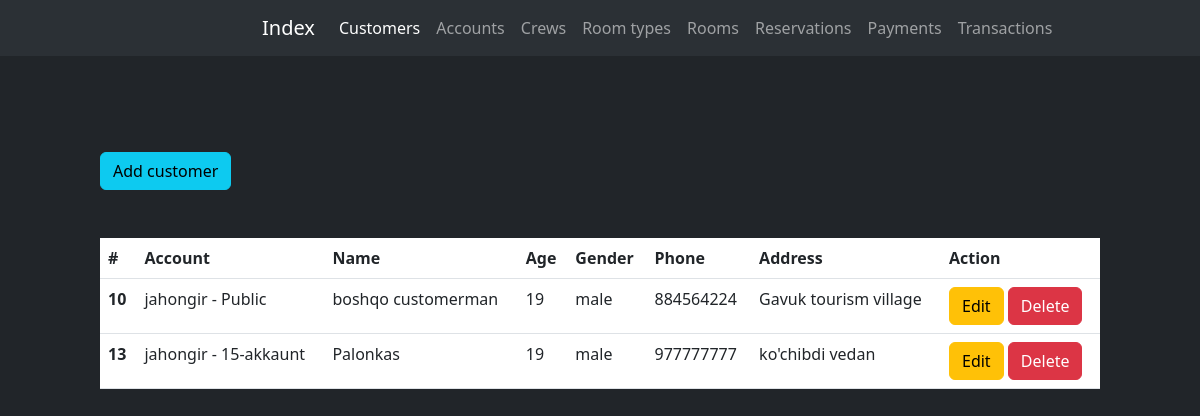
The app's page /customers/ with its own data.
### reservation/models.py (models this page shows, shortened)
class Customers(models.Model):
    MALE = 'male'
    FEMALE = 'female'
    OTHER = 'other'
    GENDER = (
        (MALE, 'Male'),
        (FEMALE, 'Female'),
        (OTHER, 'Other')
    )
    account = models.OneToOneField(Accounts, on_delete=models.CASCADE, verbose_name="Account", related_name="account")
    name = models.CharField(max_length=255, verbose_name="Customer name")
    age = models.PositiveIntegerField(verbose_name="Customer age")
    gender = models.CharField(max_length=10, verbose_name="Customer gender", choices=GENDER, default=OTHER)
    contact_number = models.CharField(max_length=100, verbose_name="Customer phone number")
    address = models.TextField(verbose_name="Customer address")
    class Meta:
        verbose_name_plural = "Customers"

class Accounts(models.Model):
    type = models.CharField(max_length=255, verbose_name="Account type")
    username = models.CharField(max_length=255, verbose_name="Username")
    password = models.CharField(max_length=50, verbose_name="Password")
    def __str__(self):
        return f'{self.username} - {self.type}'
    class Meta:
        verbose_name_plural = "Accounts"

### reservation/views.py (the view)
# urls.py: path('customers/', customers, name='customers'),
def customers(request):
    customers = Customers.objects.all()
    return render(request=request, template_name='reservation/customers.html', context={"customers": customers})

### templates/reservation/customers.html (shortened to what this page needs)
{% extends 'navbar.html' %}
{% load crispy_forms_tags %}
{% block content %}
<div class="col-md-10 offset-1 my-5">
    <a href="{% url 'add_customer' %}" class="btn btn-info my-5">Add customer</a>
    <table class="table text-light">
        <thead>
            <tr>
                <th scope="col">#</th>
                <th scope="col">Account</th>
                <th scope="col">Name</th>
                <th scope="col">Age</th>
                <th scope="col">Gender</th>
                <th scope="col">Phone</th>
                <th scope="col">Address</th>
                <th scope="col">Action</th>
            </tr>
        </thead>
        <tbody>
            {% for customer in customers %}
            <tr>
                <th scope="row">{{ customer.id }}</th>
                <td>{{ customer.account }}</td>
                <td>{{ customer.name }}</td>
                <td>{{ customer.age }}</td>
                <td>{{ customer.gender }}</td>
                <td>{{ customer.contact_number }}</td>
                <td>{{ customer.address }}</td>
                <td>
                    <a href="{% url 'update_customer' customer.id %}" class="btn btn-warning">Edit</a>
                    <a href="{% url 'delete_customer' customer.id %}" class="btn btn-danger">Delete</a>
                </td>
            </tr>
            {% endfor %}
        </tbody>
    </table>
</div>
{% endblock content %}

### records on screen
Customers: id "10", account "jahongir - Public", name "boshqo customerman", age "19", gender "male", contact_number "884564224", address "Gavuk tourism village"
Customers: id "13", account "jahongir - 15-akkaunt", name "Palonkas", age "19", gender "male", contact_number "977777777", address "ko'chibdi vedan"
